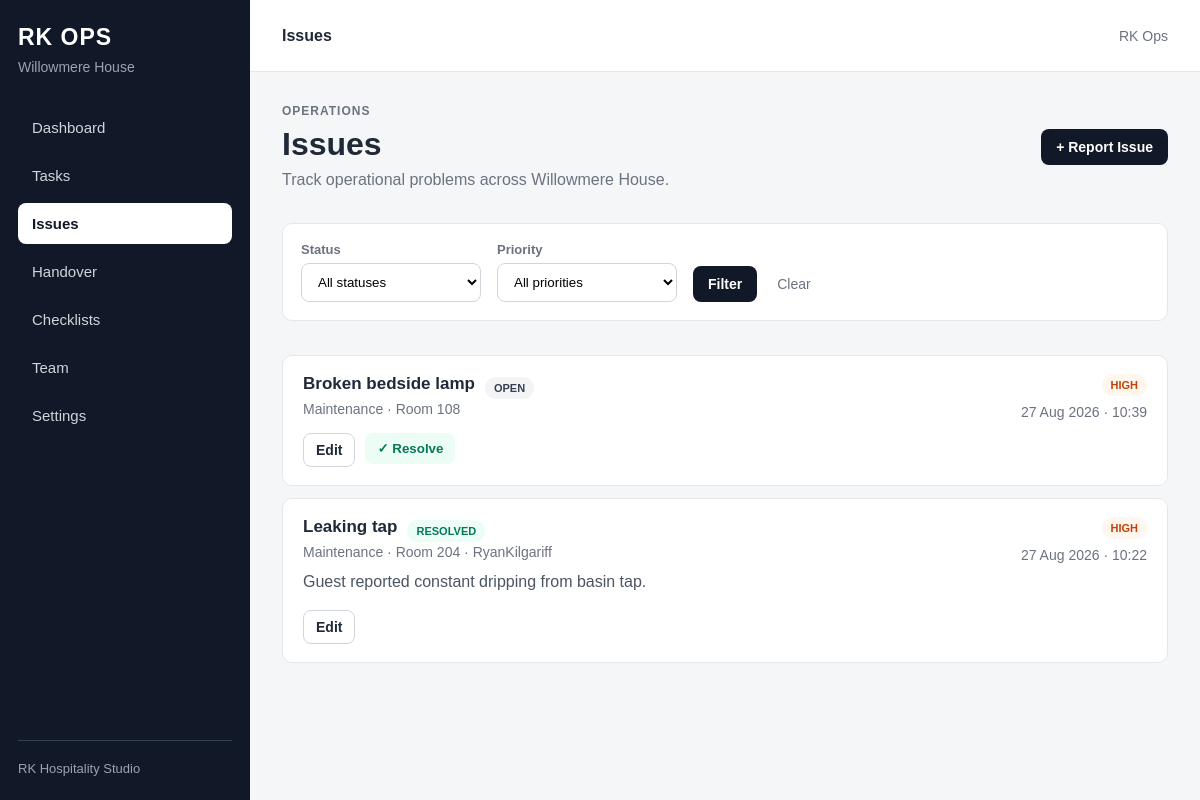
The app's page /issues/ with its own data.
### properties/models.py (models this page shows, shortened)
class Property(models.Model):
    name = models.CharField(max_length=150)
    slug = models.SlugField(unique=True)
    address_line_1 = models.CharField(max_length=150, blank=True)
    address_line_2 = models.CharField(max_length=150, blank=True)
    town_city = models.CharField(max_length=100, blank=True)
    postcode = models.CharField(max_length=20, blank=True)
    phone = models.CharField(max_length=30, blank=True)
    email = models.EmailField(blank=True)
    is_active = models.BooleanField(default=True)
    created_at = models.DateTimeField(auto_now_add=True)
    updated_at = models.DateTimeField(auto_now=True)
    class Meta:
        verbose_name_plural = "Properties"
        ordering = ["name"]

### operations/models.py (models this page shows, shortened)
class Issue(models.Model):
    class Priority(models.TextChoices):
        LOW = "low", "Low"
        MEDIUM = "medium", "Medium"
        HIGH = "high", "High"
        URGENT = "urgent", "Urgent"
    class Status(models.TextChoices):
        OPEN = "open", "Open"
        IN_PROGRESS = "in_progress", "In Progress"
        RESOLVED = "resolved", "Resolved"
        CLOSED = "closed", "Closed"
    class Category(models.TextChoices):
        MAINTENANCE = "maintenance", "Maintenance"
        HOUSEKEEPING = "housekeeping", "Housekeeping"
        GUEST = "guest", "Guest Issue"
        SAFETY = "safety", "Safety"
        TECHNOLOGY = "technology", "Technology"
        FOOD_BEVERAGE = "food_beverage", "Food & Beverage"
        OTHER = "other", "Other"
    property = models.ForeignKey(
        Property,
        on_delete=models.CASCADE,
        related_name="issues",
    )
    title = models.CharField(max_length=200)
    description = models.TextField(blank=True)
    location = models.CharField(
        max_length=150,
        blank=True,
        help_text="e.g. Room 204, Reception, Kitchen",
    )
    category = models.CharField(
        max_length=30,
        choices=Category.choices,
        default=Category.OTHER,
    )
    priority = models.CharField(
        max_length=20,
        choices=Priority.choices,
        default=Priority.MEDIUM,
    )
    assigned_to = models.ForeignKey(
        settings.AUTH_USER_MODEL,
        on_delete=models.SET_NULL,
        null=True,
        blank=True,
        related_name="assigned_ops_issues",
    )
    status = models.CharField(
        max_length=20,
        choices=Status.choices,
        default=Status.OPEN,
    )
    resolution_notes = models.TextField(blank=True)
    reported_at = models.DateTimeField(auto_now_add=True)
    resolved_at = models.DateTimeField(
        null=True,
        blank=True,
    )
    updated_at = models.DateTimeField(auto_now=True)
    class Meta:
        ordering = ["-priority", "-reported_at"]

### operations/views.py (the view)
def issue_list(request):
    property_obj = get_object_or_404(
        Property,
        slug="willowmere-house",
        is_active=True,
    )
    issues = (
        Issue.objects
        .filter(property=property_obj)
        .select_related("assigned_to")
    )
    status_filter = request.GET.get("status")
    priority_filter = request.GET.get("priority")
    if status_filter:
        issues = issues.filter(status=status_filter)
    if priority_filter:
        issues = issues.filter(priority=priority_filter)
    context = {
        "property": property_obj,
        "issues": issues,
        "status_filter": status_filter,
        "priority_filter": priority_filter,
        "status_choices": Issue.Status.choices,
        "priority_choices": Issue.Priority.choices,
        "active_page": "issues",
    }
    return render(
        request,
        "operations/issue_list.html",
        context,
    )

### operations/templates/operations/issue_list.html (shortened to what this page needs)
{% extends "operations/base.html" %}
{% block topbar_title %}
Issues
{% endblock %}
{% block content %}
<div class="section-header">
    <div>
        <p class="page-eyebrow">
            Operations
        </p>
        <h1 class="page-title">
            Issues
        </h1>
        <p class="page-subtitle">
            Track operational problems across {{ property.name }}.
        </p>
    </div>
    <a
        href="{% url 'operations:issue_create' %}"
        class="button"
    >
        + Report Issue
    </a>
</div>
<section class="section">
    <form method="get" class="filters">
        <div>
            <label>Status</label>
            <select name="status">
                <option value="">
                    All statuses
                </option>
            </select>
        </div>
        <div>
            <label>Priority</label>
            <select name="priority">
                <option value="">
                    All priorities
                </option>
            </select>
        </div>
        <button type="submit" class="button">
            Filter
        </button>
        <a
            href="{% url 'operations:issue_list' %}"
            class="clear-filter"
        >
            Clear
        </a>
    </form>
</section>
<section class="section">
    <div class="issue-list">
        {% for issue in issues %}
            <article class="issue-card">
                <div class="issue-main">
                    <div class="issue-heading">
                        <h3 class="task-title">
                            {{ issue.title }}
                        </h3>
                        <span class="status-badge status-{{ issue.status }}">
                            {{ issue.get_status_display }}
                        </span>
                    </div>
                    <div class="task-meta">
                        {{ issue.get_category_display }}
                        {% if issue.location %}
                            · {{ issue.location }}
                        {% endif %}
                        {% if issue.assigned_to %}
                            · {{ issue.assigned_to.username }}
                        {% endif %}
                    </div>
                    {% if issue.description %}
                        <p class="issue-description">
                            {{ issue.description }}
                        </p>
                    {% endif %}
                    <div class="task-actions">
                        <a
                            href="{% url 'operations:issue_edit' issue.pk %}"
                            class="secondary-button small-button"
                        >
                            Edit
                        </a>
                        {% if issue.status != "resolved" %}
                            <form
                                method="post"
                                action="{% url 'operations:issue_resolve' issue.pk %}"
                            >
                                <button
                                    type="submit"
                                    class="resolve-button"
                                >
                                    ✓ Resolve
                                </button>
                            </form>
                        {% endif %}
                    </div>
                </div>
                <div class="issue-side">
                    <span class="priority-badge priority-{{ issue.priority }}">
                        {{ issue.get_priority_display }}
                    </span>
                    <div class="task-meta issue-date">
                        {{ issue.reported_at|date:"d M Y · H:i" }}
                    </div>
                </div>
            </article>
        {% empty %}
            <div class="empty-state">
                No issues match these filters.
            </div>
        {% endfor %}
    </div>
</section>
{% endblock %}

### operations/templates/operations/base.html (shortened to what this page needs)
<!DOCTYPE html>
<html lang="en">
<head>
</head>
<body>
<div class="app-shell">
    <aside class="sidebar">
        <div class="brand">
            RK OPS
        </div>
        <div class="property-name">
            {{ property.name|default:"Operations" }}
        </div>
        <nav class="nav">
            <a
                href="{% url 'operations:dashboard' %}"
                class="nav-link {% if active_page == 'dashboard' %}active{% endif %}"
            >
                Dashboard
            </a>
            <a
                href="{% url 'operations:task_list' %}"
                class="nav-link {% if active_page == 'tasks' %}active{% endif %}"
            >
                Tasks
            </a>
            <a
                href="{% url 'operations:issue_list' %}"
                class="nav-link {% if active_page == 'issues' %}active{% endif %}"
            >
                Issues
            </a>
            <a
                href="{% url 'operations:handover_list' %}"
                class="nav-link {% if active_page == 'handover' %}active{% endif %}"
            >
                Handover
            </a>
            <a
                href="#"
                class="nav-link"
            >
                Checklists
            </a>
            <a
                href="#"
                class="nav-link"
            >
                Team
            </a>
            <a
                href="#"
                class="nav-link"
            >
                Settings
            </a>
        </nav>
        <div class="sidebar-footer">
            RK Hospitality Studio
        </div>
    </aside>
    <div class="main">
        <header class="topbar">
            <div class="topbar-title">
                {% block topbar_title %}{% endblock %}
            </div>
            <div class="user-area">
                {% if request.user.is_authenticated %}
                    {{ request.user.username }}
                {% else %}
                    RK Ops
                {% endif %}
            </div>
        </header>
        <main class="content">
            {% block content %}
            {% endblock %}
        </main>
    </div>
</div>
</body>
</html>

### operations/templates/operations/base.html (style rules this page uses)
* { box-sizing: border-box; }
body { margin: 0; font-family: Arial, sans-serif; background: #f5f6f8; color: #1f2937; }
a { color: inherit; text-decoration: none; }
.app-shell { min-height: 100vh; display: flex; }
.sidebar { width: 250px; background: #111827; color: white; padding: 24px 18px; display: flex; flex-direction: column; position: fixed; inset: 0 auto 0 0; }
.brand { font-size: 23px; font-weight: 700; letter-spacing: 1px; margin-bottom: 8px; }
.property-name { font-size: 14px; color: #9ca3af; margin-bottom: 32px; }
.nav { display: flex; flex-direction: column; gap: 7px; }
.nav-link { padding: 12px 14px; border-radius: 8px; color: #d1d5db; font-size: 15px; transition: 0.15s ease; }
.nav-link.active { background: white; color: #111827; font-weight: 700; }
.sidebar-footer { margin-top: auto; padding-top: 20px; border-top: 1px solid #374151; color: #9ca3af; font-size: 13px; }
.main { flex: 1; margin-left: 250px; min-width: 0; }
.topbar { height: 72px; background: white; border-bottom: 1px solid #e5e7eb; display: flex; align-items: center; justify-content: space-between; padding: 0 32px; }
.topbar-title { font-weight: 700; }
.user-area { font-size: 14px; color: #6b7280; }
.content { max-width: 1250px; margin: 0 auto; padding: 32px; }
.page-eyebrow { margin: 0 0 8px; color: #6b7280; font-size: 12px; font-weight: 700; text-transform: uppercase; letter-spacing: 1px; }
.page-title { margin: 0; font-size: 32px; }
.page-subtitle { margin: 8px 0 0; color: #6b7280; }
.section { margin-top: 34px; }
.section-header { display: flex; justify-content: space-between; align-items: center; gap: 20px; margin-bottom: 14px; }
.button { display: inline-flex; align-items: center; justify-content: center; border: 0; border-radius: 8px; padding: 10px 15px; background: #111827; color: white; font-size: 14px; font-weight: 700; cursor: pointer; }
.task-title { margin: 0 0 7px; font-size: 17px; }
.task-meta { color: #6b7280; font-size: 14px; }

### operations/templates/operations/issue_list.html (style rules this page uses)
.filters { background: white; border: 1px solid #e5e7eb; border-radius: 10px; padding: 18px; display: flex; align-items: end; gap: 16px; flex-wrap: wrap; }
.filters label { display: block; margin-bottom: 6px; font-size: 13px; font-weight: 700; color: #6b7280; }
.filters select { min-width: 180px; padding: 10px 12px; border: 1px solid #d1d5db; border-radius: 8px; background: white; }
.clear-filter { padding: 10px 4px; color: #6b7280; font-size: 14px; }
.issue-list { display: flex; flex-direction: column; gap: 12px; }
.issue-card { background: white; border: 1px solid #e5e7eb; padding: 18px 20px; border-radius: 10px; display: flex; justify-content: space-between; gap: 20px; }
.issue-main { flex: 1; }
.issue-heading { display: flex; align-items: center; gap: 10px; flex-wrap: wrap; }
.issue-description { margin: 10px 0 0; color: #4b5563; line-height: 1.5; }
.issue-side { min-width: 150px; text-align: right; }
.issue-date { margin-top: 8px; }
.status-badge, .priority-badge { display: inline-flex; border-radius: 999px; padding: 5px 9px; font-size: 11px; font-weight: 700; text-transform: uppercase; }
.status-open { background: #f3f4f6; color: #374151; }
.status-resolved { background: #ecfdf5; color: #047857; }
.priority-high { background: #fff7ed; color: #c2410c; }
.task-actions { display: flex; gap: 10px; margin-top: 16px; }
.task-actions form { margin: 0; }
.secondary-button { display: inline-flex; align-items: center; border: 1px solid #d1d5db; border-radius: 8px; padding: 8px 12px; background: white; font-size: 14px; font-weight: 700; }
.resolve-button { border: 0; border-radius: 8px; padding: 8px 12px; background: #ecfdf5; color: #047857; font-weight: 700; cursor: pointer; }

### records on screen
Property: name "Willowmere House"
Issue: title "Broken bedside lamp", status "OPEN", category "Maintenance", location "Room 108", shows "✓ Resolve", priority "HIGH", reported_at "27 Aug 2026 · 10:39"
Issue: title "Leaking tap", status "RESOLVED", category "Maintenance", location "Room 204", assigned_to.username "RyanKilgariff", description "Guest reported constant dripping from basin tap.", priority "HIGH", reported_at "27 Aug 2026 · 10:22"
